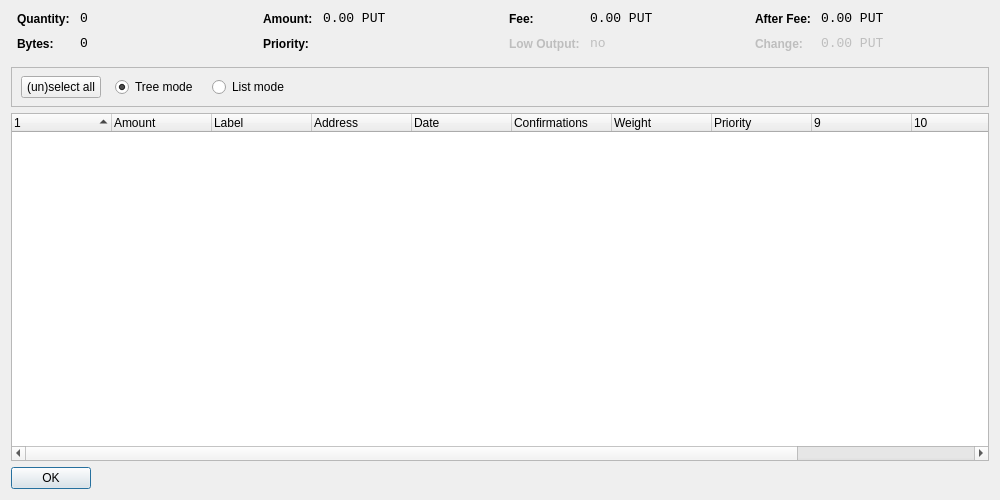
<?xml version="1.0" encoding="UTF-8"?>
<ui version="4.0">
 <class>CoinControlDialog</class>
 <widget class="QWidget" name="CoinControlDialog">
  <property name="geometry">
   <rect>
    <x>0</x>
    <y>0</y>
    <width>1000</width>
    <height>500</height>
   </rect>
  </property>
  <property name="windowTitle">
   <string>Coin Control</string>
  </property>
  <layout class="QVBoxLayout" name="verticalLayout">
   <item>
    <layout class="QHBoxLayout" name="horizontalLayoutTop" stretch="0,0,0,0">
     <property name="topMargin">
      <number>0</number>
     </property>
     <property name="bottomMargin">
      <number>10</number>
     </property>
     <item>
      <layout class="QFormLayout" name="formLayoutCoinControl1">
       <property name="horizontalSpacing">
        <number>10</number>
       </property>
       <property name="verticalSpacing">
        <number>10</number>
       </property>
       <property name="leftMargin">
        <number>6</number>
       </property>
       <property name="rightMargin">
        <number>6</number>
       </property>
       <item row="0" column="0">
        <widget class="QLabel" name="labelCoinControlQuantityText">
         <property name="styleSheet">
          <string notr="true">font-weight:bold;</string>
         </property>
         <property name="text">
          <string>Quantity:</string>
         </property>
        </widget>
       </item>
       <item row="0" column="1">
        <widget class="QLabel" name="labelCoinControlQuantity">
         <property name="font">
          <font>
           <family>Monospace</family>
           <pointsize>10</pointsize>
          </font>
         </property>
         <property name="cursor">
          <cursorShape>IBeamCursor</cursorShape>
         </property>
         <property name="contextMenuPolicy">
          <enum>Qt::ActionsContextMenu</enum>
         </property>
         <property name="text">
          <string notr="true">0</string>
         </property>
         <property name="textInteractionFlags">
          <set>Qt::LinksAccessibleByMouse|Qt::TextSelectableByKeyboard|Qt::TextSelectableByMouse</set>
         </property>
        </widget>
       </item>
       <item row="1" column="0">
        <widget class="QLabel" name="labelCoinControlBytesText">
         <property name="styleSheet">
          <string notr="true">font-weight:bold;</string>
         </property>
         <property name="text">
          <string>Bytes:</string>
         </property>
        </widget>
       </item>
       <item row="1" column="1">
        <widget class="QLabel" name="labelCoinControlBytes">
         <property name="font">
          <font>
           <family>Monospace</family>
           <pointsize>10</pointsize>
          </font>
         </property>
         <property name="cursor">
          <cursorShape>IBeamCursor</cursorShape>
         </property>
         <property name="contextMenuPolicy">
          <enum>Qt::ActionsContextMenu</enum>
         </property>
         <property name="text">
          <string notr="true">0</string>
         </property>
         <property name="textInteractionFlags">
          <set>Qt::LinksAccessibleByMouse|Qt::TextSelectableByKeyboard|Qt::TextSelectableByMouse</set>
         </property>
        </widget>
       </item>
      </layout>
     </item>
     <item>
      <layout class="QFormLayout" name="formLayoutCoinControl2">
       <property name="horizontalSpacing">
        <number>10</number>
       </property>
       <property name="verticalSpacing">
        <number>10</number>
       </property>
       <property name="leftMargin">
        <number>6</number>
       </property>
       <property name="rightMargin">
        <number>6</number>
       </property>
       <item row="0" column="0">
        <widget class="QLabel" name="labelCoinControlAmountText">
         <property name="styleSheet">
          <string notr="true">font-weight:bold;</string>
         </property>
         <property name="text">
          <string>Amount:</string>
         </property>
        </widget>
       </item>
       <item row="0" column="1">
        <widget class="QLabel" name="labelCoinControlAmount">
         <property name="font">
          <font>
           <family>Monospace</family>
           <pointsize>10</pointsize>
          </font>
         </property>
         <property name="cursor">
          <cursorShape>IBeamCursor</cursorShape>
         </property>
         <property name="contextMenuPolicy">
          <enum>Qt::ActionsContextMenu</enum>
         </property>
         <property name="text">
          <string notr="true">0.00 PUT</string>
         </property>
         <property name="textInteractionFlags">
          <set>Qt::LinksAccessibleByMouse|Qt::TextSelectableByKeyboard|Qt::TextSelectableByMouse</set>
         </property>
        </widget>
       </item>
       <item row="1" column="0">
        <widget class="QLabel" name="labelCoinControlPriorityText">
         <property name="styleSheet">
          <string notr="true">font-weight:bold;</string>
         </property>
         <property name="text">
          <string>Priority:</string>
         </property>
        </widget>
       </item>
       <item row="1" column="1">
        <widget class="QLabel" name="labelCoinControlPriority">
         <property name="font">
          <font>
           <family>Monospace</family>
           <pointsize>10</pointsize>
          </font>
         </property>
         <property name="cursor">
          <cursorShape>IBeamCursor</cursorShape>
         </property>
         <property name="contextMenuPolicy">
          <enum>Qt::ActionsContextMenu</enum>
         </property>
         <property name="text">
          <string/>
         </property>
         <property name="textInteractionFlags">
          <set>Qt::LinksAccessibleByMouse|Qt::TextSelectableByKeyboard|Qt::TextSelectableByMouse</set>
         </property>
        </widget>
       </item>
      </layout>
     </item>
     <item>
      <layout class="QFormLayout" name="formLayoutCoinControl3">
       <property name="horizontalSpacing">
        <number>10</number>
       </property>
       <property name="verticalSpacing">
        <number>10</number>
       </property>
       <property name="leftMargin">
        <number>6</number>
       </property>
       <property name="rightMargin">
        <number>6</number>
       </property>
       <item row="0" column="0">
        <widget class="QLabel" name="labelCoinControlFeeText">
         <property name="styleSheet">
          <string notr="true">font-weight:bold;</string>
         </property>
         <property name="text">
          <string>Fee:</string>
         </property>
        </widget>
       </item>
       <item row="0" column="1">
        <widget class="QLabel" name="labelCoinControlFee">
         <property name="font">
          <font>
           <family>Monospace</family>
           <pointsize>10</pointsize>
          </font>
         </property>
         <property name="cursor">
          <cursorShape>IBeamCursor</cursorShape>
         </property>
         <property name="contextMenuPolicy">
          <enum>Qt::ActionsContextMenu</enum>
         </property>
         <property name="text">
          <string notr="true">0.00 PUT</string>
         </property>
         <property name="textInteractionFlags">
          <set>Qt::LinksAccessibleByMouse|Qt::TextSelectableByKeyboard|Qt::TextSelectableByMouse</set>
         </property>
        </widget>
       </item>
       <item row="1" column="0">
        <widget class="QLabel" name="labelCoinControlLowOutputText">
         <property name="enabled">
          <bool>false</bool>
         </property>
         <property name="styleSheet">
          <string notr="true">font-weight:bold;</string>
         </property>
         <property name="text">
          <string>Low Output:</string>
         </property>
        </widget>
       </item>
       <item row="1" column="1">
        <widget class="QLabel" name="labelCoinControlLowOutput">
         <property name="enabled">
          <bool>false</bool>
         </property>
         <property name="font">
          <font>
           <family>Monospace</family>
           <pointsize>10</pointsize>
          </font>
         </property>
         <property name="cursor">
          <cursorShape>IBeamCursor</cursorShape>
         </property>
         <property name="contextMenuPolicy">
          <enum>Qt::ActionsContextMenu</enum>
         </property>
         <property name="text">
          <string>no</string>
         </property>
         <property name="textInteractionFlags">
          <set>Qt::LinksAccessibleByMouse|Qt::TextSelectableByKeyboard|Qt::TextSelectableByMouse</set>
         </property>
        </widget>
       </item>
      </layout>
     </item>
     <item>
      <layout class="QFormLayout" name="formLayoutCoinControl4">
       <property name="horizontalSpacing">
        <number>10</number>
       </property>
       <property name="verticalSpacing">
        <number>10</number>
       </property>
       <property name="leftMargin">
        <number>6</number>
       </property>
       <property name="rightMargin">
        <number>6</number>
       </property>
       <item row="0" column="0">
        <widget class="QLabel" name="labelCoinControlAfterFeeText">
         <property name="styleSheet">
          <string notr="true">font-weight:bold;</string>
         </property>
         <property name="text">
          <string>After Fee:</string>
         </property>
        </widget>
       </item>
       <item row="0" column="1">
        <widget class="QLabel" name="labelCoinControlAfterFee">
         <property name="font">
          <font>
           <family>Monospace</family>
           <pointsize>10</pointsize>
          </font>
         </property>
         <property name="cursor">
          <cursorShape>IBeamCursor</cursorShape>
         </property>
         <property name="contextMenuPolicy">
          <enum>Qt::ActionsContextMenu</enum>
         </property>
         <property name="text">
          <string notr="true">0.00 PUT</string>
         </property>
         <property name="textInteractionFlags">
          <set>Qt::LinksAccessibleByMouse|Qt::TextSelectableByKeyboard|Qt::TextSelectableByMouse</set>
         </property>
        </widget>
       </item>
       <item row="1" column="0">
        <widget class="QLabel" name="labelCoinControlChangeText">
         <property name="enabled">
          <bool>false</bool>
         </property>
         <property name="styleSheet">
          <string notr="true">font-weight:bold;</string>
         </property>
         <property name="text">
          <string>Change:</string>
         </property>
        </widget>
       </item>
       <item row="1" column="1">
        <widget class="QLabel" name="labelCoinControlChange">
         <property name="enabled">
          <bool>false</bool>
         </property>
         <property name="font">
          <font>
           <family>Monospace</family>
           <pointsize>10</pointsize>
          </font>
         </property>
         <property name="cursor">
          <cursorShape>IBeamCursor</cursorShape>
         </property>
         <property name="contextMenuPolicy">
          <enum>Qt::ActionsContextMenu</enum>
         </property>
         <property name="text">
          <string notr="true">0.00 PUT</string>
         </property>
         <property name="textInteractionFlags">
          <set>Qt::LinksAccessibleByMouse|Qt::TextSelectableByKeyboard|Qt::TextSelectableByMouse</set>
         </property>
        </widget>
       </item>
      </layout>
     </item>
    </layout>
   </item>
   <item>
    <widget class="QFrame" name="frame">
     <property name="minimumSize">
      <size>
       <width>0</width>
       <height>40</height>
      </size>
     </property>
     <property name="frameShape">
      <enum>QFrame::StyledPanel</enum>
     </property>
     <property name="frameShadow">
      <enum>QFrame::Sunken</enum>
     </property>
     <widget class="QWidget" name="horizontalLayoutWidget">
      <property name="geometry">
       <rect>
        <x>10</x>
        <y>0</y>
        <width>781</width>
        <height>41</height>
       </rect>
      </property>
      <layout class="QHBoxLayout" name="horizontalLayoutPanel" stretch="0,0,0,0">
       <property name="spacing">
        <number>14</number>
       </property>
       <item>
        <widget class="QPushButton" name="pushButtonSelectAll">
         <property name="sizePolicy">
          <sizepolicy hsizetype="Maximum" vsizetype="Fixed">
           <horstretch>0</horstretch>
           <verstretch>0</verstretch>
          </sizepolicy>
         </property>
         <property name="text">
          <string>(un)select all</string>
         </property>
        </widget>
       </item>
       <item>
        <widget class="QRadioButton" name="radioTreeMode">
         <property name="sizePolicy">
          <sizepolicy hsizetype="Maximum" vsizetype="Fixed">
           <horstretch>0</horstretch>
           <verstretch>0</verstretch>
          </sizepolicy>
         </property>
         <property name="text">
          <string>Tree mode</string>
         </property>
         <property name="checked">
          <bool>true</bool>
         </property>
        </widget>
       </item>
       <item>
        <widget class="QRadioButton" name="radioListMode">
         <property name="sizePolicy">
          <sizepolicy hsizetype="Maximum" vsizetype="Fixed">
           <horstretch>0</horstretch>
           <verstretch>0</verstretch>
          </sizepolicy>
         </property>
         <property name="text">
          <string>List mode</string>
         </property>
        </widget>
       </item>
       <item>
        <spacer name="horizontalSpacer">
         <property name="orientation">
          <enum>Qt::Horizontal</enum>
         </property>
         <property name="sizeHint" stdset="0">
          <size>
           <width>40</width>
           <height>20</height>
          </size>
         </property>
        </spacer>
       </item>
      </layout>
     </widget>
    </widget>
   </item>
   <item>
    <widget class="CoinControlTreeWidget" name="treeWidget">
     <property name="contextMenuPolicy">
      <enum>Qt::CustomContextMenu</enum>
     </property>
     <property name="sortingEnabled">
      <bool>false</bool>
     </property>
     <property name="columnCount">
      <number>12</number>
     </property>
     <attribute name="headerShowSortIndicator" stdset="0">
      <bool>true</bool>
     </attribute>
     <attribute name="headerStretchLastSection">
      <bool>false</bool>
     </attribute>
     <column>
      <property name="text">
       <string/>
      </property>
     </column>
     <column>
      <property name="text">
       <string>Amount</string>
      </property>
     </column>
     <column>
      <property name="text">
       <string>Label</string>
      </property>
     </column>
     <column>
      <property name="text">
       <string>Address</string>
      </property>
     </column>
     <column>
      <property name="text">
       <string>Date</string>
      </property>
     </column>
     <column>
      <property name="text">
       <string>Confirmations</string>
      </property>
      <property name="toolTip">
       <string>Confirmed</string>
      </property>
     </column>
     <column>
      <property name="text">
       <string>Weight</string>
      </property>
     </column>
     <column>
      <property name="text">
       <string>Priority</string>
      </property>
     </column>
     <column>
      <property name="text">
       <string/>
      </property>
     </column>
     <column>
      <property name="text">
       <string/>
      </property>
     </column>
     <column>
      <property name="text">
       <string/>
      </property>
     </column>
     <column>
      <property name="text">
       <string/>
      </property>
     </column>
    </widget>
   </item>
   <item>
    <widget class="QDialogButtonBox" name="buttonBox">
     <property name="sizePolicy">
      <sizepolicy hsizetype="Maximum" vsizetype="Fixed">
       <horstretch>0</horstretch>
       <verstretch>0</verstretch>
      </sizepolicy>
     </property>
     <property name="orientation">
      <enum>Qt::Horizontal</enum>
     </property>
     <property name="standardButtons">
      <set>QDialogButtonBox::Ok</set>
     </property>
    </widget>
   </item>
  </layout>
 </widget>
 <customwidgets>
  <customwidget>
   <class>CoinControlTreeWidget</class>
   <extends>QTreeWidget</extends>
   <header>coincontroltreewidget.h</header>
  </customwidget>
 </customwidgets>
 <resources/>
 <connections/>
</ui>
